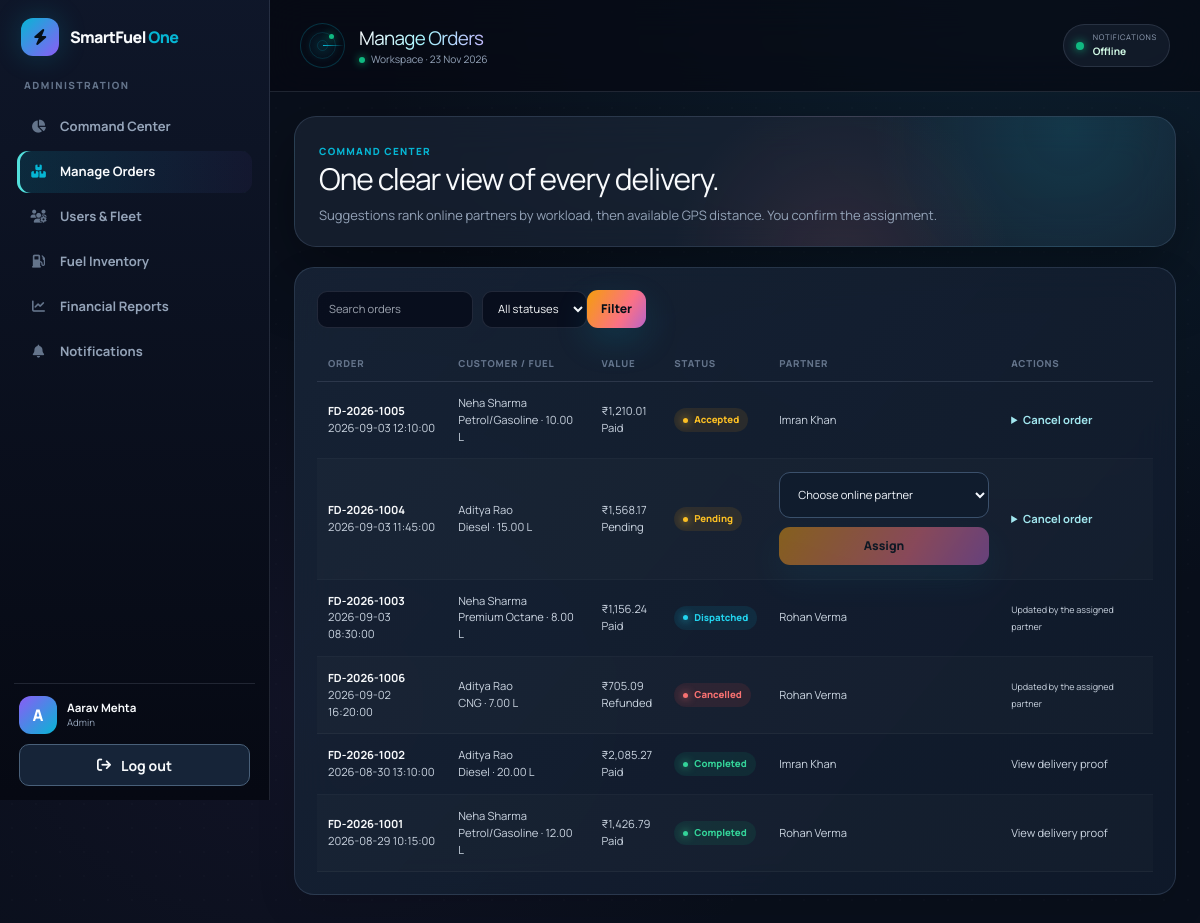
/admin/manage_orders.php (signed in), run on the app's committed database.
### tables this page shows
CREATE TABLE users (
    id INT UNSIGNED AUTO_INCREMENT PRIMARY KEY,
    full_name VARCHAR(120) NOT NULL,
    email VARCHAR(190) NOT NULL,
    password_hash VARCHAR(255) NOT NULL,
    phone VARCHAR(20) NOT NULL,
    role ENUM('customer', 'delivery_agent', 'admin') NOT NULL DEFAULT 'customer',
    avatar_url VARCHAR(500) NULL,
    status ENUM('active', 'suspended') NOT NULL DEFAULT 'active',
    created_at TIMESTAMP NOT NULL DEFAULT CURRENT_TIMESTAMP,
    UNIQUE KEY uq_users_email (email),
    UNIQUE KEY uq_users_phone (phone),
    KEY idx_users_role_status (role, status)
);

CREATE TABLE orders (
    id INT UNSIGNED AUTO_INCREMENT PRIMARY KEY,
    tracking_code VARCHAR(30) NOT NULL,
    customer_id INT UNSIGNED NOT NULL,
    delivery_agent_id INT UNSIGNED NULL,
    fuel_type ENUM('Petrol/Gasoline', 'Diesel', 'Premium Octane', 'CNG') NOT NULL,
    quantity_liters DECIMAL(8,2) NOT NULL,
    price_per_liter DECIMAL(10,2) NOT NULL,
    delivery_fee DECIMAL(10,2) NOT NULL DEFAULT 0,
    tax_amount DECIMAL(10,2) NOT NULL DEFAULT 0,
    total_amount DECIMAL(12,2) NOT NULL,
    delivery_address VARCHAR(500) NOT NULL,
    delivery_pincode VARCHAR(10) NOT NULL,
    delivery_time_slot VARCHAR(80) NOT NULL,
    vehicle_number VARCHAR(30) NOT NULL,
    order_status ENUM('Pending', 'Accepted', 'Dispatched', 'Arrived', 'Pumping', 'Completed', 'Cancelled') NOT NULL DEFAULT 'Pending',
    payment_method ENUM('Card', 'UPI/Cash', 'Wallet') NOT NULL,
    payment_status ENUM('Paid', 'Pending', 'Refunded') NOT NULL DEFAULT 'Pending',
    created_at TIMESTAMP NOT NULL DEFAULT CURRENT_TIMESTAMP,
    UNIQUE KEY uq_orders_tracking_code (tracking_code),
    KEY idx_orders_customer_created (customer_id, created_at),
    KEY idx_orders_agent_status (delivery_agent_id, order_status),
    KEY idx_orders_status_created (order_status, created_at),
    CONSTRAINT fk_order_customer FOREIGN KEY (customer_id) REFERENCES users(id) ON DELETE RESTRICT,
    CONSTRAINT fk_order_agent FOREIGN KEY (delivery_agent_id) REFERENCES users(id) ON DELETE SET NULL,
    CONSTRAINT chk_order_quantity CHECK (quantity_liters > 0),
    CONSTRAINT chk_order_amount CHECK (total_amount >= 0)
);

### config/db.php (called while the page is built, shortened)
<?php
function db(): PDO
{
    static $pdo = null;
    if ($pdo instanceof PDO) {
        return $pdo;
    }
    try {
        $pdo = new PDO(
            'mysql:host=' . DB_HOST . ';dbname=' . DB_NAME . ';charset=utf8mb4',
            DB_USER,
            DB_PASS,
            [
                PDO::ATTR_ERRMODE => PDO::ERRMODE_EXCEPTION,
                PDO::ATTR_DEFAULT_FETCH_MODE => PDO::FETCH_ASSOC,
                PDO::ATTR_EMULATE_PREPARES => false,
            ]
        );
    } catch (PDOException $exception) {
        render_unexpected_error($exception);
    }
    sf_schema($pdo);
    return $pdo;
}
function ensure_realtime_schema(): bool
{
    return true;
}
function url(string $path = ''): string
{
    return BASE_URL . ($path === '' ? '' : '/' . ltrim($path, '/'));
}
function e(mixed $value): string
{
    return htmlspecialchars((string) $value, ENT_QUOTES, 'UTF-8');
}
function require_role(string $role): array
{
    $statement = db()->prepare('SELECT * FROM users WHERE id = ? AND status = \'active\' LIMIT 1');
    $statement->execute([(int) $_SESSION['user_id']]);
    $user = $statement->fetch();
    return $user;
}
function role_home(string $role): string
{
    return match ($role) {
        'admin' => 'admin/dashboard.php',
        'delivery_agent' => 'delivery/dashboard.php',
        default => 'customer/dashboard.php',
    };
}
function money(float|string $amount): string
{
    return '₹' . number_format((float) $amount, 2);
}
function status_class(string $status): string
{
    return match ($status) {
        'Completed', 'Paid', 'Processed', 'active' => 'success',
        'Cancelled', 'Refunded', 'suspended' => 'danger',
        'Dispatched', 'Arrived', 'Pumping' => 'info',
        default => 'warning',
    };
}
require_once __DIR__ . '/upgrade.php';

### config/upgrade.php (called while the page is built, shortened)
<?php
function sf_schema(PDO $pdo): void
{
    $pdo->exec("CREATE TABLE IF NOT EXISTS sf_versions (version INT PRIMARY KEY, installed_at TIMESTAMP DEFAULT CURRENT_TIMESTAMP) ENGINE=InnoDB");
    if ($pdo->query('SELECT version FROM sf_versions WHERE version=1')->fetchColumn()) {
        return;
    }
    if ((int) $pdo->query("SELECT GET_LOCK('smartfuel_upgrade_v1',15)")->fetchColumn() !== 1) {
        throw new RuntimeException('Upgrade is busy. Refresh in a moment.');
    }
    try {
        if ($pdo->query('SELECT version FROM sf_versions WHERE version=1')->fetchColumn()) {
            return;
        }
        foreach ($statements as $sql) {
            $pdo->exec($sql);
        }
        $pdo->exec("INSERT IGNORE INTO sf_agent_approvals(user_id,approval_status) SELECT id,'Approved' FROM users WHERE role='delivery_agent'");
        $pdo->exec('INSERT IGNORE INTO sf_order_details(order_id) SELECT id FROM orders');
        $pdo->exec("UPDATE sf_order_details d JOIN orders o ON o.id=d.order_id SET d.refund_status='Pending' WHERE o.order_status='Cancelled' AND o.payment_status='Paid' AND d.refund_status='Not required'");
        $pdo->exec('INSERT IGNORE INTO sf_inventory_settings(fuel_id) SELECT id FROM fuel_inventory');
        $pdo->exec('DELETE FROM agent_live_locations');
        $pdo->exec('INSERT INTO sf_versions(version) VALUES(1)');
    } finally {
        $pdo->query("SELECT RELEASE_LOCK('smartfuel_upgrade_v1')");
    }
}
function sf_query(string $sql, array $parameters = []): PDOStatement
{
    $statement = db()->prepare($sql);
    $statement->execute($parameters);
    return $statement;
}

### admin/manage_orders.php (the view, shortened to what this page needs)
<?php
require_once __DIR__ . '/../includes/dashboard_layout.php';
$user = require_role('admin');
$status = (string)($_GET['status'] ?? '');
$statuses = ['Pending','Accepted','Dispatched','Arrived','Pumping','Completed','Cancelled'];
$where = in_array($status, $statuses, true) ? ' WHERE o.order_status=?' : '';
$orders = sf_query("SELECT o.*,c.full_name customer_name,a.full_name agent_name,d.latitude,d.longitude,d.emergency FROM orders o JOIN users c ON c.id=o.customer_id LEFT JOIN users a ON a.id=o.delivery_agent_id LEFT JOIN sf_order_details d ON d.order_id=o.id" . $where . ' ORDER BY d.emergency DESC,o.created_at DESC', $where ? [$status] : [])->fetchAll();
$agents = sf_query("SELECT u.id,u.full_name,l.latitude,l.longitude,TIMESTAMPDIFF(SECOND,l.updated_at,NOW()) gps_age,(SELECT COUNT(*) FROM orders x WHERE x.delivery_agent_id=u.id AND x.order_status NOT IN ('Completed','Cancelled')) workload FROM users u JOIN delivery_agent_profiles p ON p.user_id=u.id JOIN sf_agent_approvals a ON a.user_id=u.id LEFT JOIN agent_live_locations l ON l.agent_id=u.id WHERE u.role='delivery_agent' AND u.status='active' AND p.is_online=1 AND a.approval_status='Approved'")->fetchAll();
dashboard_start('Manage Orders', 'orders', $user);
?>
<section class="welcome-panel"><div><span class="eyebrow">Command center</span><h2>One clear view of every delivery.</h2><p>Suggestions rank online partners by workload, then available GPS distance. You confirm the assignment.</p></div></section>
<section class="panel">
    <div class="toolbar">
        <input data-table-filter="#orders-table" placeholder="Search orders" aria-label="Search orders">
        <form method="get"><select name="status" aria-label="Order status"><option value="">All statuses</option></select><button class="btn btn-small">Filter</button></form>
    </div>
    <div class="table-wrap"><table id="orders-table">
        <thead><tr><th>Order</th><th>Customer / fuel</th><th>Value</th><th>Status</th><th>Partner</th><th>Actions</th></tr></thead>
        <tbody>
        <?php foreach ($orders as $order): ?>
        <tr>
            <td><strong><?= e($order['tracking_code']) ?></strong><br><?= e($order['created_at']) ?><?= $order['emergency'] ? '<br><span class="badge danger">Emergency</span>' : '' ?></td>
            <td><?= e($order['customer_name']) ?><br><?= e($order['fuel_type']) ?> · <?= e($order['quantity_liters']) ?> L</td>
            <td><?= money($order['total_amount']) ?><br><?= e($order['payment_status']) ?></td>
            <td><span class="badge <?= status_class($order['order_status']) ?>"><?= e($order['order_status']) ?></span></td>
            <td>
            <?php if ($order['order_status'] === 'Pending' && !$order['delivery_agent_id']): ?>
                <?php
                $ranked = $agents;
                usort($ranked, function ($a, $b) {
                    return ((int)$a['workload'] <=> (int)$b['workload']) ?: (($a['distance'] ?? INF) <=> ($b['distance'] ?? INF));
                });
                ?>
                <form method="post" class="sf-assign">
                    <select name="agent_id" required aria-label="Choose partner">
                        <option value="">Choose online partner</option>
                    </select>
                    <button class="btn btn-small" <?= !$ranked ? 'disabled' : '' ?>>Assign</button>
                </form>
            <?php else: ?><?= e($order['agent_name'] ?: 'Unassigned') ?><?php endif; ?>
            </td>
            <td>
                <?php if (in_array($order['order_status'], ['Pending','Accepted'], true)): ?>
                <details><summary>Cancel order</summary></details>
                <?php elseif ($order['order_status'] === 'Completed'): ?>
                <a href="<?= url('api/proof.php?order_id='.(int)$order['id']) ?>">View delivery proof</a>
                <?php else: ?><small>Updated by the assigned partner</small><?php endif; ?>
            </td>
        </tr>
        <?php endforeach; ?>
        </tbody>
    </table></div>
</section>
<?php dashboard_end(); ?>

### includes/dashboard_layout.php (shortened to what this page needs)
<?php
require_once __DIR__ . '/../config/db.php';
function get_dashboard_links(string $role): array
{
    if ($role === 'admin') {
        return [
            ['dashboard', 'admin/dashboard.php', 'fa-chart-pie', 'Command Center'],
            ['orders', 'admin/manage_orders.php', 'fa-boxes-stacked', 'Manage Orders'],
            ['users', 'admin/manage_users.php', 'fa-users-gear', 'Users & Fleet'],
            ['inventory', 'admin/inventory.php', 'fa-gas-pump', 'Fuel Inventory'],
            ['reports', 'admin/financial_reports.php', 'fa-chart-line', 'Financial Reports'],
        ];
    }
    return [
        ['dashboard', 'customer/dashboard.php', 'fa-house', 'Dashboard'],
        ['order', 'customer/place_order.php', 'fa-gas-pump', 'Place Order'],
        ['track', 'customer/track_order.php', 'fa-location-crosshairs', 'Track Order'],
        ['history', 'customer/order_history.php', 'fa-clock-rotate-left', 'Order History'],
        ['profile', 'customer/profile.php', 'fa-user-gear', 'Profile'],
    ];
}
function dashboard_start(string $title, string $active, array $user): void
{
    $links = get_dashboard_links($user['role']);
    $links[] = ['notifications', 'account/notifications.php', 'fa-bell', 'Notifications'];
    $roleLabel = match ($user['role']) {
        'admin' => 'Administration',
        'delivery_agent' => 'Delivery Partner',
        default => 'Customer Portal',
    };
    ?>
<!DOCTYPE html>
<html lang="en">
<head>
    <script src="https://cdn.tailwindcss.com"></script>
    <link rel="stylesheet" href="https://cdnjs.cloudflare.com/ajax/libs/font-awesome/6.5.2/css/all.min.css">
    <link rel="stylesheet" href="<?= url('assets/css/custom.css') ?>">
    <link rel="stylesheet" href="<?= url('assets/css/upgrade.css') ?>">
    <link rel="stylesheet" href="<?= url('assets/css/cleanup.css') ?>">
    <link rel="stylesheet" href="https://unpkg.com/leaflet@1.9.4/dist/leaflet.css">
</head>
<body class="dashboard-body">
<div class="dashboard-shell">
    <aside class="sidebar" data-sidebar>
        <div class="side-head">
            <a class="brand" href="<?= url(role_home($user['role'])) ?>"><span class="brand-mark"><i class="fa-solid fa-bolt"></i></span><span>SmartFuel <em>One</em></span></a>
        </div>
        <p class="role-label"><?= e($roleLabel) ?></p>
        <nav class="side-nav">
            <?php foreach ($links as [$key, $path, $icon, $label]): ?>
                <a class="<?= $active === $key ? 'active' : '' ?>" href="<?= url($path) ?>"><i class="fa-solid <?= e($icon) ?>"></i><span><?= e($label) ?></span></a>
            <?php endforeach; ?>
        </nav>
        <div class="side-profile">
            <div class="avatar"><?= e(strtoupper(substr($user['full_name'], 0, 1))) ?></div>
            <div><strong><?= e($user['full_name']) ?></strong><small><?= e(ucwords(str_replace('_', ' ', $user['role']))) ?></small></div>
            <a class="sidebar-logout" href="<?= url('auth/logout.php') ?>"><i class="fa-solid fa-arrow-right-from-bracket" aria-hidden="true"></i> Log out</a>
        </div>
    </aside>
    <main class="dashboard-main">
        <header class="operations-header">
            <span class="radar" aria-hidden="true"><i></i><b></b></span>
            <div class="operations-title"><h1><?= e($title) ?></h1><p><span></span> Workspace · <?= date('d M Y') ?></p></div>
            <div class="header-actions">
                <a class="network-pill" href="<?= url('account/notifications.php') ?>"><i></i><span><small>NOTIFICATIONS</small><strong data-unread>0</strong></span></a>
            </div>
        </header>
        <div class="dashboard-content" data-sync-content>
    <?php
}
function dashboard_end(): void
{
    ?>
        </div>
    </main>
</div>
</body>
</html>
    <?php
}
    ?>

### assets/css/upgrade.css (style rules this page uses)
:root { --sf-surface: rgba(18, 28, 45, .88); --sf-border: rgba(157, 184, 222, .16); }
.dashboard-body { background: radial-gradient(ellipse at 85% 0%, #11374b66, transparent 45%), radial-gradient(ellipse at 25% 75%, #34235133, transparent 40%), #090f1b; }
.dashboard-content { max-width: 1580px; margin-inline: auto; }
.panel, .metric-card { border: 1px solid var(--sf-border); box-shadow: 0 14px 40px #0000001a; background: linear-gradient(130deg, #182538d9, #101a2be8); }
.panel { margin-bottom: 24px; }
.welcome-panel { padding: 28px; border-radius: 22px; border: 1px solid var(--sf-border); }
.welcome-panel h2 { letter-spacing: -.035em; }
.welcome-panel p { max-width: 680px; line-height: 1.65; }
.side-nav { gap: 5px; }
.side-nav a { min-height: 44px; }
.side-nav a.active { box-shadow: inset 3px 0 #53e0dc; }
.operations-header { backdrop-filter: blur(18px); }
.sf-assign { display: grid; gap: 9px; min-width: 210px; }
.sf-assign select, .sf-assign input { width: 100%; max-width: 330px; }
.form-group input, .form-group select, .form-group textarea, .sf-assign input, .sf-assign select { background-color: #101c2d; color: #f5f9ff; border: 1px solid #3b506b; border-radius: 11px; padding: 12px 14px; min-height: 46px; }
input::placeholder, textarea::placeholder { color: #8fa6c0; }
select option { background: #142136; color: #f4f8ff; }
.btn:disabled { opacity: .5; cursor: not-allowed; transform: none; }
details summary { cursor: pointer; color: #a2e7ef; font-weight: 700; padding-block: 10px; }

### assets/css/cleanup.css (style rules this page uses)
.dashboard-body .sidebar { height: 100vh; height: 100dvh; overflow: hidden; padding: 18px 14px 14px; }
.sidebar .side-head, .sidebar .role-label { flex-shrink: 0; }
.sidebar .role-label { margin: 22px 10px 10px; }
.sidebar .side-nav { flex: 1 1 auto; min-height: 0; overflow-y: auto; overflow-x: hidden; align-content: start; overscroll-behavior: contain; padding: 3px 3px 12px; gap: 3px; }
.sidebar .side-nav a { min-height: 42px; padding: 9px 12px; font-size: 13px; }
.sidebar .side-profile { flex-shrink: 0; grid-template-columns: auto minmax(0, 1fr); margin-top: 0; padding: 12px 5px 0; row-gap: 10px; background: transparent; }
.side-profile strong { display: block; overflow: hidden; text-overflow: ellipsis; white-space: nowrap; }
.sidebar .sidebar-logout { grid-column: 1 / -1; display: flex; align-items: center; justify-content: center; gap: 10px; min-height: 42px; padding: 8px 12px; border: 1px solid #496079; border-radius: 10px; background: #162438; color: #f8fafc; font-size: 14px; font-weight: 700; }
.dashboard-content { padding: 24px; }
.dashboard-content .welcome-panel { padding: 20px 24px; margin-bottom: 20px; }
.dashboard-content .welcome-panel h2 { font-size: clamp(24px, 2.5vw, 34px); line-height: 1.2; }
.dashboard-content .welcome-panel p { font-size: 13px; margin-top: 8px; }
.dashboard-content .panel { padding: 22px; margin-bottom: 20px; }

### data on the page
users: role "ADMINISTRATION", full_name "A", full_name "Aarav Mehta", role "Admin"
orders: tracking_code "FD-2026-1005", created_at "2026-09-03 12:10:00", customer.full_name "Neha Sharma", fuel_type "Petrol/Gasoline", quantity_liters "10.00", total_amount "₹1,210.01", payment_status "Paid", order_status "Accepted", delivery_agent.full_name "Imran Khan"
orders: tracking_code "FD-2026-1004", created_at "2026-09-03 11:45:00", customer.full_name "Aditya Rao", fuel_type "Diesel", quantity_liters "15.00", total_amount "₹1,568.17", payment_status "Pending", order_status "Pending"
orders: tracking_code "FD-2026-1003", created_at "2026-09-03 08:30:00", customer.full_name "Neha Sharma", fuel_type "Premium Octane", quantity_liters "8.00", total_amount "₹1,156.24", payment_status "Paid", order_status "Dispatched", delivery_agent.full_name "Rohan Verma", shows "Updated by the assigned partner"
orders: tracking_code "FD-2026-1006", created_at "2026-09-02 16:20:00", customer.full_name "Aditya Rao", fuel_type "CNG", quantity_liters "7.00", total_amount "₹705.09", payment_status "Refunded", order_status "Cancelled", delivery_agent.full_name "Rohan Verma", shows "Updated by the assigned partner"
orders: tracking_code "FD-2026-1002", created_at "2026-08-30 13:10:00", customer.full_name "Aditya Rao", fuel_type "Diesel", quantity_liters "20.00", total_amount "₹2,085.27", payment_status "Paid", order_status "Completed", delivery_agent.full_name "Imran Khan"
orders: tracking_code "FD-2026-1001", created_at "2026-08-29 10:15:00", customer.full_name "Neha Sharma", fuel_type "Petrol/Gasoline", quantity_liters "12.00", total_amount "₹1,426.79", payment_status "Paid", order_status "Completed", delivery_agent.full_name "Rohan Verma"

### other printed values
$label "Command Center"
$label "Manage Orders"
$label "Users & Fleet"
$label "Fuel Inventory"
$label "Financial Reports"
$label "Notifications"
